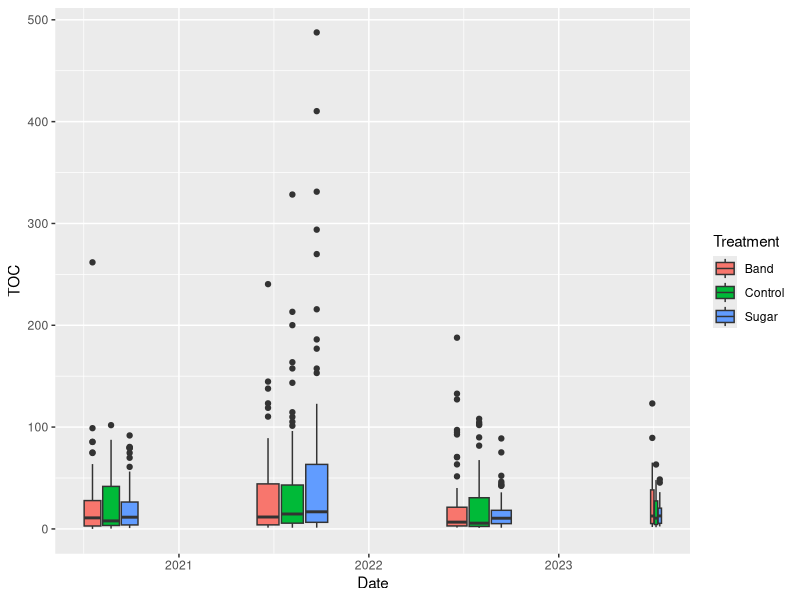

The R script that drew this image: (Note: this script raises an error after producing the figure.)
## ---- chunk 1
#| warning: false

library(tidyverse)
library(readxl)
library(lubridate)

DOC <- read_xlsx("data/DOC2020-2023.xlsx")
DOC$Date <- dmy(DOC$Date)
DOC$Treatment <- as.factor(DOC$Treatment)
glimpse(DOC)
## ---- chunk 2
DOC %>% 
    filter(TOC<500) %>% 
    ggplot(aes(Date,TOC))+
    geom_boxplot(aes(fill = Treatment,
                     group = interaction(Year, Treatment)))
## ---- chunk 3
DOC %>% 
    filter(Period == "Pre-treatment") %>% 
    group_by(ID) %>% 
    transmute(TOC_m = mean(TOC,na.rm = T),
              TC_m = mean(TC,na.rm = T),
              IC_m = mean(IC,na.rm = T),
              TN_m = mean(TN,na.rm = T),
              TCN_m = mean(TCN,na.rm = T)) %>% 
    unique.data.frame() -> DOC_Cov
#%>% 
    #glimpse()

## ---- chunk 4
DOC %>% 
    filter(Period != "Pre-treatment") %>% 
    merge(DOC_Cov,by = "ID",all = T) %>% 
    unique.data.frame() -> DOC_full

## ---- chunk 5
pH <- read_csv("data/PH2020-2023.csv")
glimpse(pH)
## ---- chunk 6
pH %>% 
    filter(Period == "Pre-treatment") %>% 
    group_by(ID) %>% 
    transmute(pH_mean = mean(pH,na.rm = T)) %>% 
    unique.data.frame() -> pH_Cov
## ---- chunk 7
pH %>% 
    filter(Period != "Pre-treatment") %>% 
    merge(pH_Cov,by = "ID",all = T) %>% 
    unique.data.frame() -> pH_full
## ---- chunk 8
DOC_Ph_full <- merge(DOC_full,pH_full,
                     by = c("ID","Date","Set","Year","Block","Plot",
                             "Treatment","Period","Slope","SLayer"))
## ---- chunk 9
write.csv(DOC_full,"DOC_full.csv",row.names = F)
write.csv(pH_full,"pH_full.csv",row.names = F)
## ---- chunk 10

